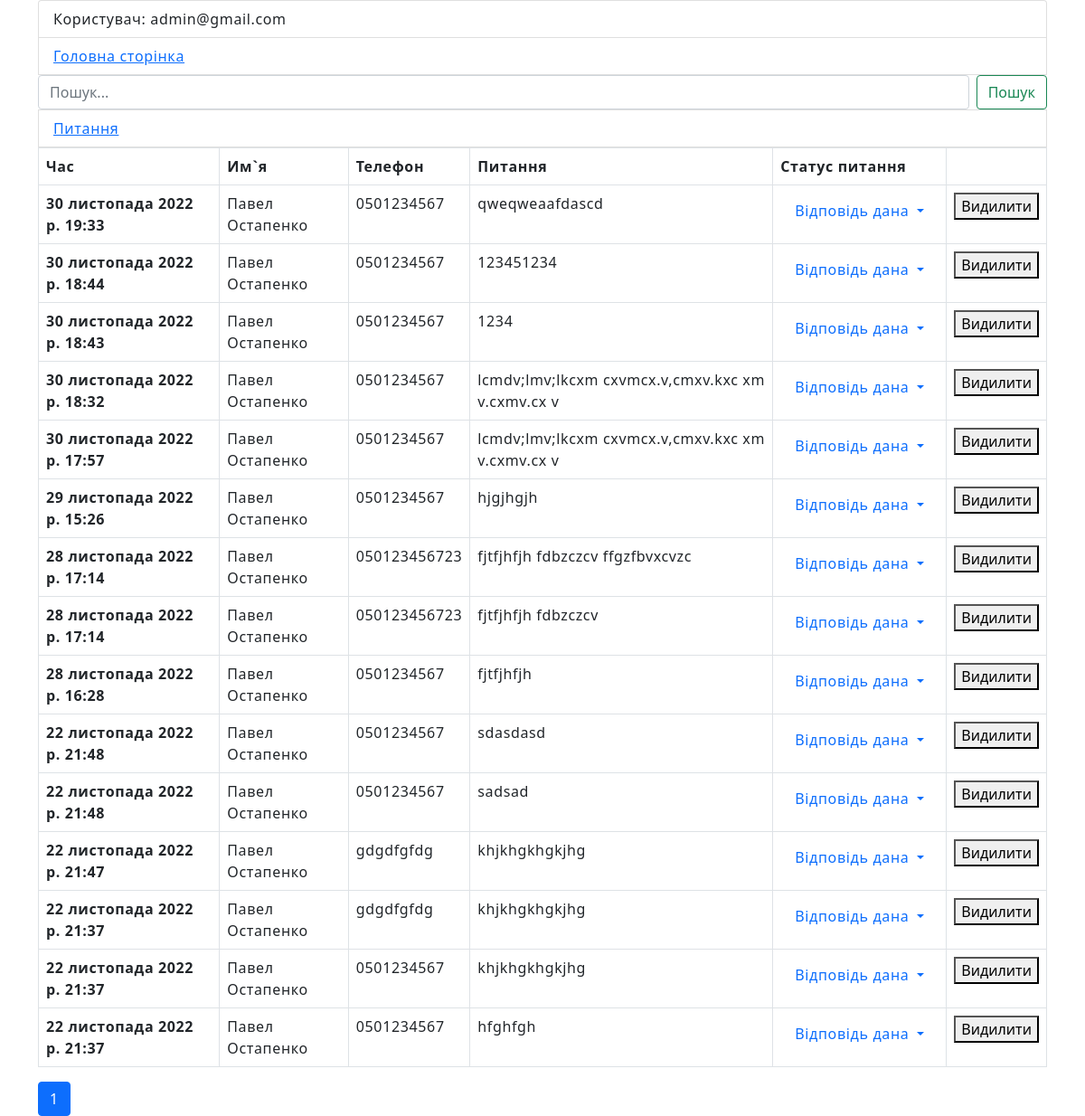
Before: /clients_question/ (signed in) with the older database file.
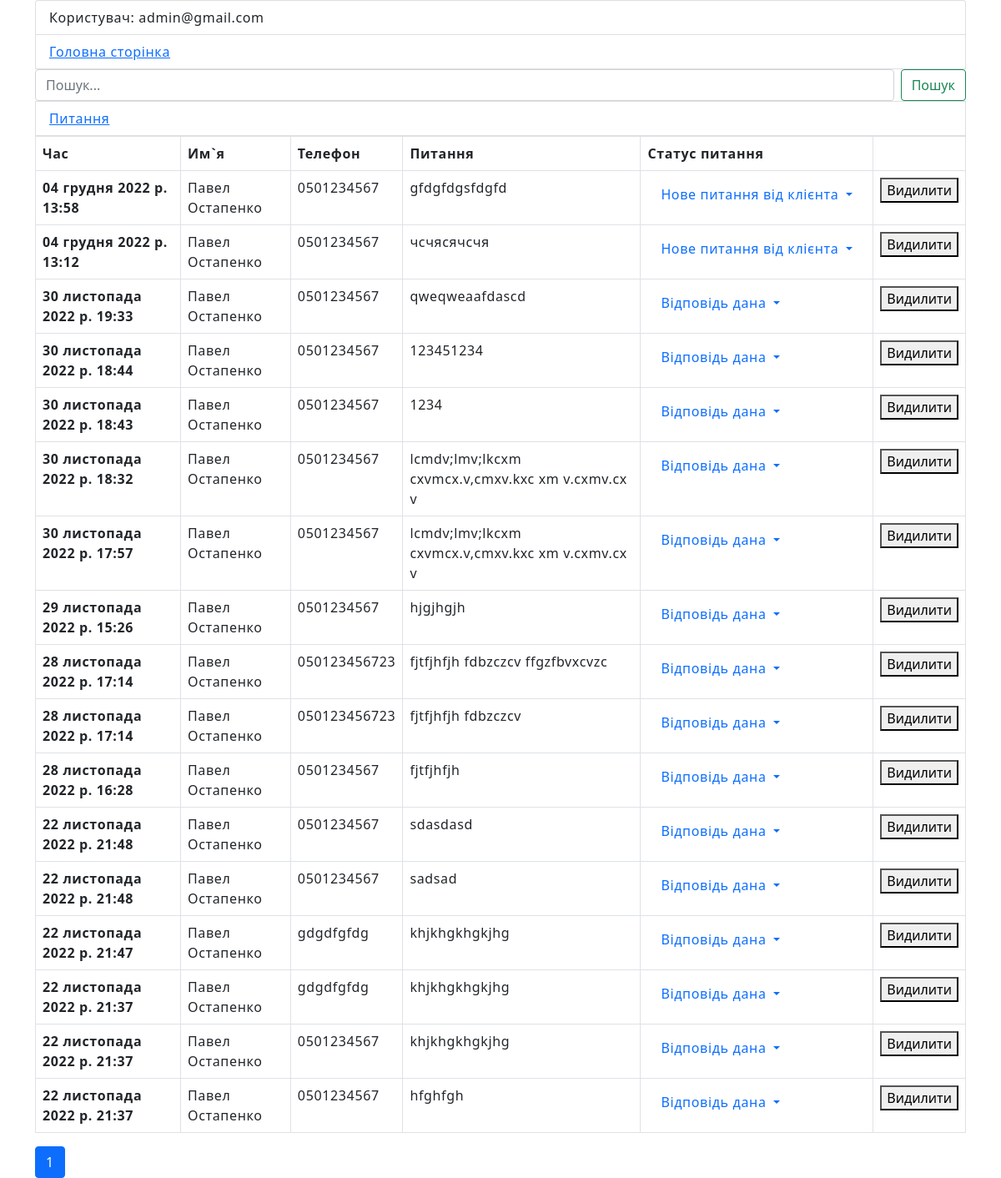
After: the same page with the newer database file.
### blog/models.py (models this page shows, shortened)
class Clients(models.Model):
    username = models.CharField("Кліент", max_length=150,)
    phone = models.CharField(max_length=16, blank=True, null=True,)
    question = models.TextField(
        "Текст питання", max_length=250, blank=True, null=True)
    date_created = models.DateTimeField(auto_now=False, auto_now_add=True)
    status = models.ForeignKey("Status", on_delete=models.PROTECT, default=1,
                               max_length=30, verbose_name="Стан питання")
    class Meta:
        verbose_name = "Кліент"
        verbose_name_plural = "Кліенти"

class Status(models.Model):
    status_question = models.CharField("Стан питання", max_length=30,)
    class Meta:
        verbose_name = "Стан питання"
        verbose_name_plural = "Стан питань"
    def __str__(self):
        return self.status_question

### blog/views.py (the view)
# urls.py: path("clients_question/", views.ListClientsQuestions.as_view(), name="clients_question"),
class ListClientsQuestions(ListView):
    model = Clients
    template_name = "blog/clients_question.html"
    context_object_name = "all_question"
    paginate_by = 100
    def get_queryset(self, *args, **kwargs):
        filter = Clients.objects.order_by("-date_created")
        return filter

### blog/templatetags/blog_tags.py (called while the page is built)
@register.simple_tag()
def get_status_question():
    return Status.objects.all()

### templates/blog/clients_question.html (shortened to what this page needs)
{% extends 'base.html' %}
{% load blog_tags %}
{% block content %}
{% if request.user.is_staff %}
<table class="table table-bo{{ item.username }}rdered">
  <thead>
    <tr>
      <th scope="col">Час</th>
      <th scope="col">Им`я</th>
      <th scope="col">Телефон</th>
      <th scope="col">Питання</th>
      <th scope="col">Статус питання</th>
      <th scope="col"></th>
    </tr>
  </thead>
  <tbody>
    {% for item in all_question %}
    <tr>
      <th scope="row">{{ item.date_created }}</th>
      <td>{{ item.username }}</td>
      <td>{{ item.phone }}</td>
      <td>{{ item.question }}</td>
      <td>
        <form action="{% url 'clients_status' pk=item.id %}" method="post">
          <li class="dropdown">
            <div class="nav-item dropdown">
              <a
                class="dropdown-toggle nav-link active"
                aria-expanded="false"
                data-bs-toggle="dropdown"
                href="#">{{ item.status }}
            </a>
                {% get_status_question as status_question %}
            </div>
          </li>
        </form>
      </td>
      <td>
        <a href="{% url 'delete' item.id %}">
            <button type="submit">Видилити</button>
        </a>
      </td>
    </tr>
    {% endfor %}
  </tbody>
</table>
{% endif %}
{% include 'blog/_paginator.html' %}
{% endblock %}

Changed rows visible on the page:
added Clients: date_created "04 грудня 2022 р. 13:58", username "Павел Остапенко", phone "0501234567", question "gfdgfdgsfdgfd", status "Нове питання від клієнта"
added Clients: date_created "04 грудня 2022 р. 13:12", username "Павел Остапенко", phone "0501234567", question "чсчясячсчя", status "Нове питання від клієнта"
